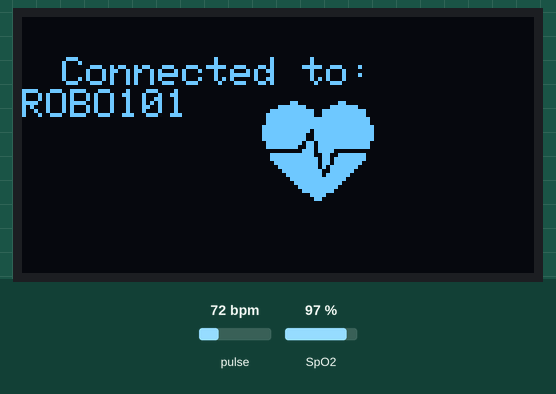
This sketch was run on a simulated ESP8266 (NodeMCU). Shown: 128×64 one-colour display. Inputs (shaded band) come from the test bench; at power-on: pulse 72 bpm, SpO2 97 %. WiFi joins after 1.5 s; servers stay silent unless stated; what the sketch prints to the serial monitor is not drawn.

Above: at 1.6 s.

The sketch:

Arduino_code.ino
```cpp
//Pulse Heart Rate BPM and Oxygen SpO2 Monitor
#include <Wire.h>
#include <MAX30100_PulseOximeter.h>
#include <ArduinoJson.h>
#include <SFE_BMP180.h>
#include <ESP8266WiFi.h>
#include <FirebaseESP8266.h>
#include "Adafruit_GFX.h"
#include "OakOLED.h"

//Firebase
#define FIREBASE_HOST "patient-monitoring-syste-c3a8f-default-rtdb.firebaseio.com"  //Firebase Realtime Database URL
#define FIREBASE_AUTH "OkHTg01mYFJXonZTPpVL8ua8RJAzP5zzwURwXDEo" //Firebase Settings Host

//WiFi
#define WIFI_SSID "ROBO101"  //Wifi SSID
#define WIFI_PASSWORD "ROBO101TECH"  //WifiPassword

#define REPORTING_PERIOD_MS 1000

// Connections : SCL PIN - D1 , SDA PIN - D2 , INT PIN - D0
PulseOximeter pulseOximeter;
SFE_BMP180 bmp180;
FirebaseData firebaseData;
FirebaseJson json;
FirebaseJson jsonOther;
OakOLED oled;

double BPM, SpO2;
uint32_t tsLastReport = 0;

char status;
double T, P;
bool success = false;

const unsigned char bitmap [] PROGMEM=
{
0x00, 0x00, 0x00, 0x00, 0x01, 0x80, 0x18, 0x00, 0x0f, 0xe0, 0x7f, 0x00, 0x3f, 0xf9, 0xff, 0xc0,
0x7f, 0xf9, 0xff, 0xc0, 0x7f, 0xff, 0xff, 0xe0, 0x7f, 0xff, 0xff, 0xe0, 0xff, 0xff, 0xff, 0xf0,
0xff, 0xf7, 0xff, 0xf0, 0xff, 0xe7, 0xff, 0xf0, 0xff, 0xe7, 0xff, 0xf0, 0x7f, 0xdb, 0xff, 0xe0,
0x7f, 0x9b, 0xff, 0xe0, 0x00, 0x3b, 0xc0, 0x00, 0x3f, 0xf9, 0x9f, 0xc0, 0x3f, 0xfd, 0xbf, 0xc0,
0x1f, 0xfd, 0xbf, 0x80, 0x0f, 0xfd, 0x7f, 0x00, 0x07, 0xfe, 0x7e, 0x00, 0x03, 0xfe, 0xfc, 0x00,
0x01, 0xff, 0xf8, 0x00, 0x00, 0xff, 0xf0, 0x00, 0x00, 0x7f, 0xe0, 0x00, 0x00, 0x3f, 0xc0, 0x00,
0x00, 0x0f, 0x00, 0x00, 0x00, 0x06, 0x00, 0x00, 0x00, 0x00, 0x00, 0x00, 0x00, 0x00, 0x00, 0x00
};


void setup() {

    Serial.begin(115200);

    initializeWifi();
    initializeFirebase();

    Serial.print("Initializing Pulse Oximeter..");

    if (!pulseOximeter.begin()) {

         Serial.println("FAILED");
         for(;;);

    } else {

         Serial.println("SUCCESS");
         pulseOximeter.setOnBeatDetectedCallback(onBeatDetected);

    }
}

void loop() {

  getHeartBeatAndOxygen();
  //getTempAndPressure();

}

void getTempAndPressure() {

  status = bmp180.startTemperature();

    if (status != 0) {

      delay(1000);
      status = bmp180.getTemperature(T);

    }

    if (status != 0) {

      status = bmp180.startPressure(3);

    }

    if (status != 0) {

      delay(status);
      status = bmp180.getPressure(P, T);

    }

    if (status != 0) {

      Serial.print("Pressure: ");
      Serial.print(P/10);
      Serial.println(" hPa");

      Serial.print("Temperature: ");
      Serial.print(T+2);
      Serial.println(" C");

    }

}

void getHeartBeatAndOxygen() {

    pulseOximeter.update();

    BPM = pulseOximeter.getHeartRate();
    SpO2 = pulseOximeter.getSpO2();

     if (millis() - tsLastReport > REPORTING_PERIOD_MS) {


        if(BPM && SpO2 != 0) {

          if(SpO2 > 0) {


        Serial.print("Heart rate:");
        Serial.print(BPM);
        json.set("6wRV4Py10vh8AnpJ2ktGjiV1hHg1/heartBeat", BPM+40);
        json.set("6wRV4Py10vh8AnpJ2ktGjiV1hHg1/bloodPressure", 82.0);
        json.set("6wRV4Py10vh8AnpJ2ktGjiV1hHg1/bodyTemperature", 36.5);
        Serial.print(" SpO2:");
        Serial.print(SpO2);
        Serial.println(" %");
        json.set("6wRV4Py10vh8AnpJ2ktGjiV1hHg1/bloodOxygen", SpO2);


               pulseOximeter.shutdown();
               Firebase.set(firebaseData, "Vitals", json);
               pulseOximeter.resume();

          }

        }


        tsLastReport = millis();
    }

}

void onBeatDetected() {

    Serial.println("Beat Detected!");
    oled.drawBitmap( 60, 20, bitmap, 28, 28, 1);
    oled.display();

}


void initializeFirebase() {

  Firebase.begin(FIREBASE_HOST, FIREBASE_AUTH);
  Firebase.reconnectWiFi(true);
  Serial.print("Firebase Initialized");

}

void initializeWifi() {

  WiFi.begin(WIFI_SSID, WIFI_PASSWORD);

  Serial.print("Connecting to: ");
  Serial.print(WIFI_SSID);
  oled.clearDisplay();
  oled.setTextSize(1);
  oled.setTextColor(1);
  oled.setCursor(10, 10);
  oled.println("Connecting to: ");
  oled.print(WIFI_SSID);
  oled.display();

  while(WiFi.status() != WL_CONNECTED) {
      Serial.print(".");
      delay(500);
  }

  Serial.println();
  Serial.print("Connected: ");
  Serial.print("IP Address- ");
  Serial.println(WiFi.localIP());
  Serial.print("Connected to: ");
  Serial.print("SSID: ");
  Serial.println(WiFi.SSID());

  oled.clearDisplay();
  oled.setTextSize(1);
  oled.setTextColor(1);
  oled.setCursor(10, 10);
  oled.println("Connected to: ");
  oled.print(WiFi.SSID());
  oled.display();


}
```
